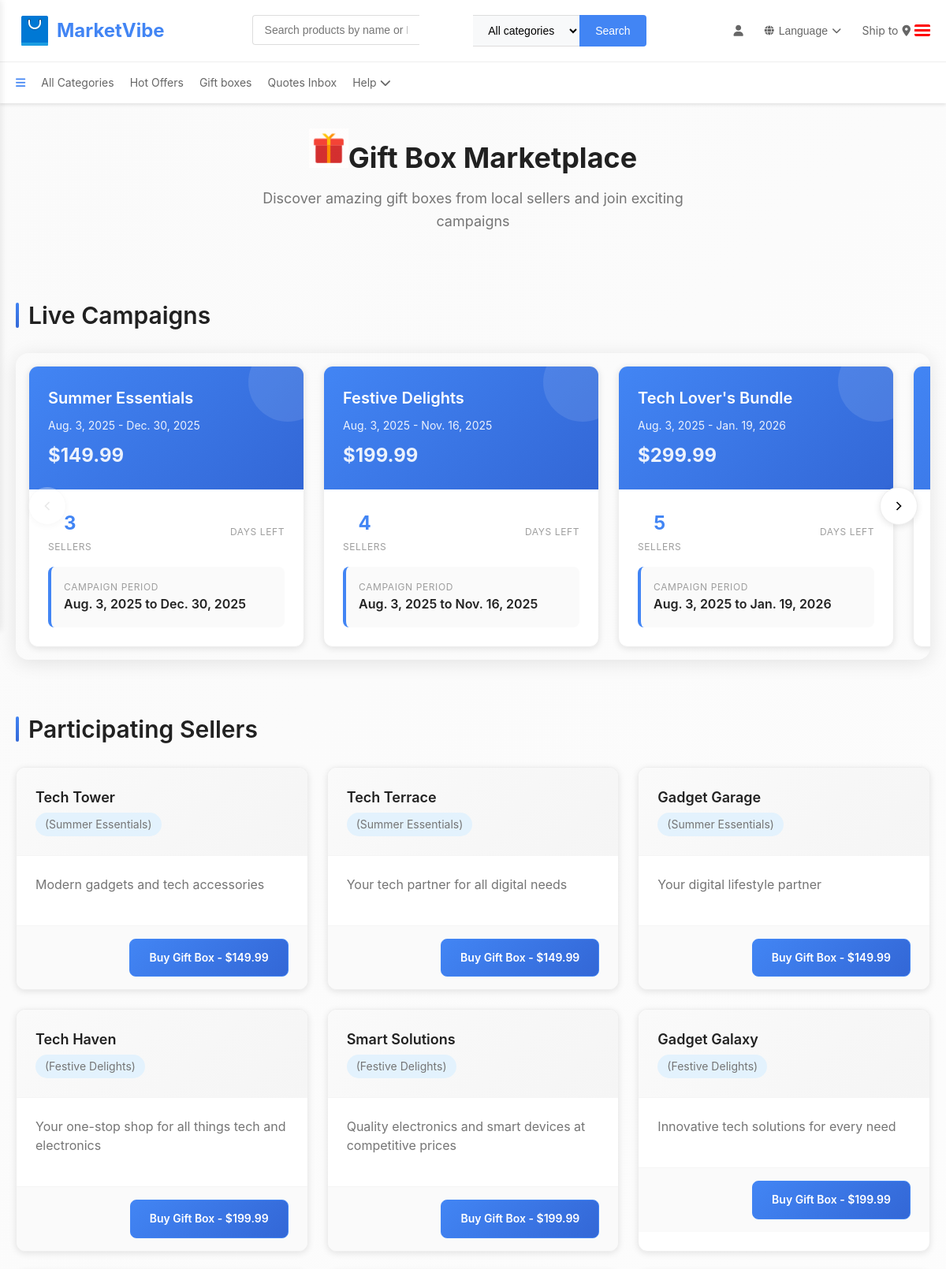
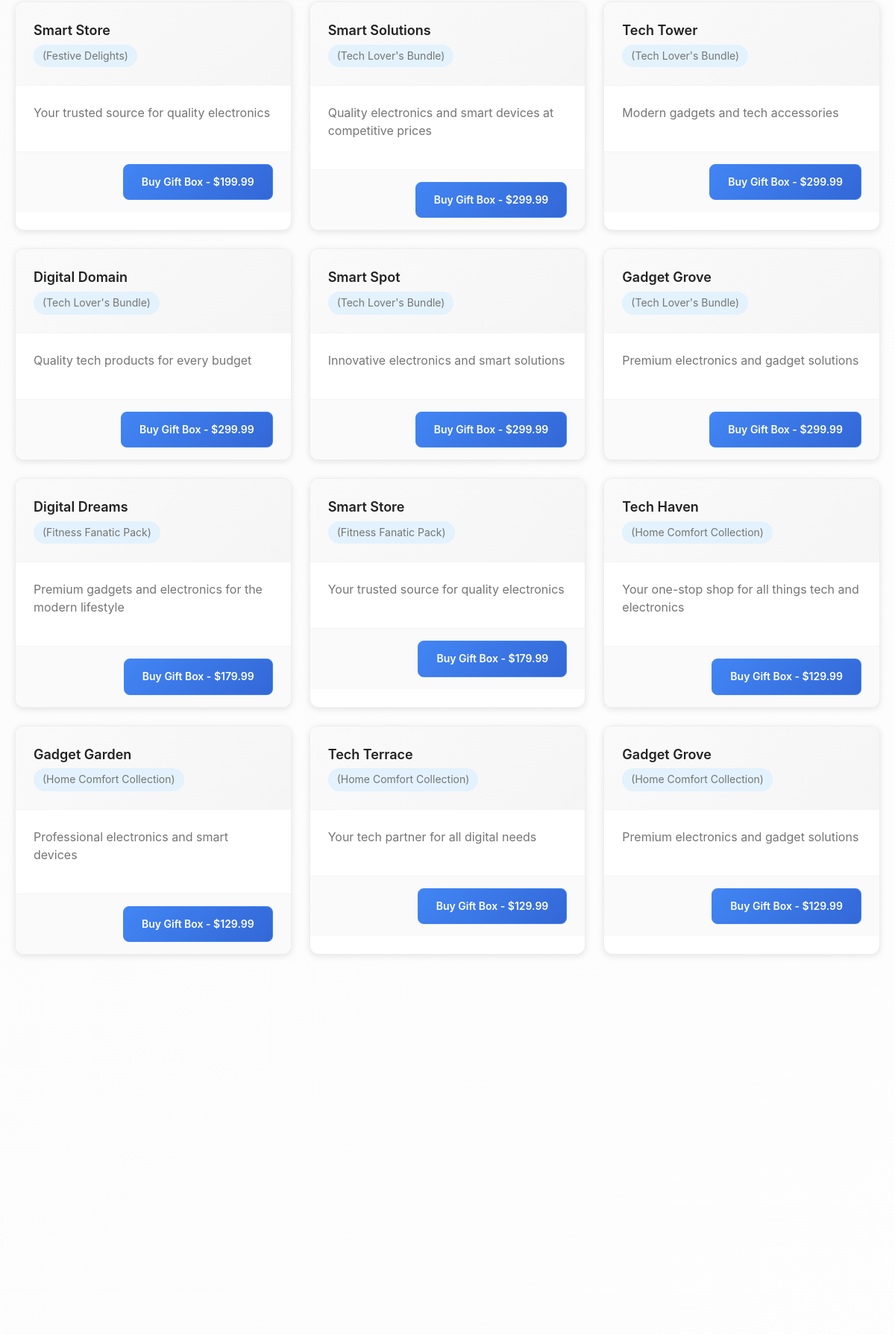
Screenshot of /gift-boxes/ (signed in, upper part) with the database file from the repository (2 pictures, top to bottom).
### seller/models.py (models this page shows, shortened)
class GiftBoxCampaign(models.Model):
    name = models.CharField(max_length=100)
    price = models.DecimalField(max_digits=8, decimal_places=2)
    start_date = models.DateField()
    end_date = models.DateField()
    is_active = models.BooleanField(default=True)

class Seller(models.Model):
    user = models.OneToOneField(User, on_delete=models.CASCADE, null=True, blank=True)
    name = models.CharField(max_length=100)
    email = models.EmailField(unique=True)
    shop_name = models.CharField(max_length=100)
    shop_description = models.TextField(null=True, blank=True)
    address = models.TextField(null=True, blank=True)  # Business address field
    image = models.BinaryField(blank=True, null=True, editable=True)  # Storing image as binary data (BLOB)
    rating = models.FloatField(null=True, blank=True)
    created_at = models.DateTimeField(default=timezone.now)
    updated_at = models.DateTimeField(auto_now=True)
    stripe_account_id = models.CharField(max_length=255, blank=True, null=True)
    def get_image_base64(self):
        """Returns the base64 string to display in templates"""
        if self.image:
            return base64.b64encode(self.image).decode('utf-8')
        return None
    image_data = property(get_image_base64)

### buyer/views.py (the view)
# urls.py: path('gift-boxes/', giftbox_marketplace_view, name='giftbox_marketplace'),
@login_required
def giftbox_marketplace_view(request):
    from django.utils import timezone
    today = timezone.now().date()
    campaigns = GiftBoxCampaign.objects.filter(
        is_active=True,
        end_date__gte=today  # Only show campaigns that haven't expired
    ).order_by('-start_date')
    campaign_data = []
    for campaign in campaigns:
        seller_ids = SellerGiftBoxParticipation.objects.filter(campaign=campaign).values_list('seller_id', flat=True)
        sellers = Seller.objects.filter(id__in=seller_ids)
        campaign_data.append({
            'campaign': campaign,
            'sellers': sellers,
            'seller_count': sellers.count()
        })
    return render(request, 'buyer/giftbox_marketplace.html', {
        'campaigns': campaign_data,
    })

### buyer/context_processors.py (called while the page is built, shortened)
def user_sidebar_data(request):
    context = {
        'user_type': None,
        'buyer': None,
        'seller': None,
        'image_base64': None
    }
    if hasattr(request, 'user') and request.user.is_authenticated:
        try:
            buyer = Buyer.objects.filter(email=request.user.email).first()
        except Buyer.DoesNotExist:
            pass
        try:
            seller = Seller.objects.filter(email=request.user.email).first()
            if seller:
                context.update({
                    'user_type': 'seller',
                    'seller': seller,
                    'image_base64': seller.get_image_base64() if seller.image else None
                })
                return context
        except Seller.DoesNotExist:
            pass
    return context

### buyer/templates/buyer/giftbox_marketplace.html (shortened to what this page needs)
{% extends 'index.html' %}
{% load static %}
{% block content %}
<div class="container" style="margin-bottom: 100px;">
  <div class="page-header">
    <h1 class="page-title"><img style="width: 50px; height: 50px;" src="{% static 'seller/assets/icons8-gift.gif' %}" alt="Gift Box Marketplace">Gift Box Marketplace</h1>
    <p class="page-subtitle">Discover amazing gift boxes from local sellers and join exciting campaigns</p>
  </div>
  {% if campaigns %}
  <div class="campaigns-section">
    <h2 class="section-title">Live Campaigns</h2>
    <div class="carousel-container">
      <button class="carousel-nav prev" aria-label="Previous campaigns">
      </button>
      <div class="carousel-wrapper">
        {% for campaign_data in campaigns %}
        <div class="campaign-card staggered-animation">
          <div class="campaign-header">
            <h3 class="campaign-name">{{ campaign_data.campaign.name }}</h3>
            <div class="campaign-details">
              <div>{{ campaign_data.campaign.start_date }} - {{ campaign_data.campaign.end_date }}</div>
              <div class="campaign-price">${{ campaign_data.campaign.price }}</div>
            </div>
          </div>
          <div class="campaign-body">
            <div class="campaign-stats">
              <div class="stat-item">
                <div class="stat-value">{{ campaign_data.seller_count }}</div>
                <div class="stat-label">Seller{{ campaign_data.seller_count|pluralize }}</div>
              </div>
              <div class="stat-item">
                <div class="stat-label">Days Left</div>
              </div>
            </div>
            <div class="campaign-dates">
              <div class="date-label">Campaign Period</div>
              <div class="date-value">{{ campaign_data.campaign.start_date }} to {{ campaign_data.campaign.end_date }}</div>
            </div>
            </div>
        </div>
        {% endfor %}
      </div>
      <button class="carousel-nav next" aria-label="Next campaigns">
        <svg width="20" height="20" viewBox="0 0 24 24" fill="none" stroke="currentColor" stroke-width="2">
          <path d="M9 18l6-6-6-6"/>
        </svg>
      </button>
    </div>
                </div>
  {% endif %}
  <div class="sellers-section">
    <h2 class="section-title">Participating Sellers</h2>
    {% if campaigns %}
      <div class="sellers-grid">
        {% for campaign_data in campaigns %}
          {% for seller in campaign_data.sellers %}
          <div class="seller-card staggered-animation">
            <div class="seller-header">
              <h3 class="seller-name">{{ seller.shop_name }}</h3>
              <span class="seller-campaign">({{ campaign_data.campaign.name }})</span>
                </div>
            <div class="seller-body">
              <p class="seller-description">
                {{ seller.shop_description|default:"Discover unique gift boxes from this amazing seller." }}
              </p>
                </div>
            <div class="seller-footer">
              <a href="{% url 'buyer:buy_giftbox' seller.id campaign_data.campaign.id %}" class="btn btn-primary">
                Buy Gift Box - ${{ campaign_data.campaign.price }}
              </a>
            </div>
          </div>
          {% endfor %}
            {% endfor %}
        </div>
    {% else %}
      <div class="empty-state">
        <div class="empty-state-icon">🎁</div>
        <h3 class="empty-state-title">No Active Campaigns</h3>
        <p class="empty-state-text">There are no active gift box campaigns at the moment. Check back soon for exciting new campaigns!</p>
      </div>
    {% endif %}
  </div>
</div>
{% endblock %}

### seller/templates/index.html (style rules this page uses)
* { margin: 0; padding: 0; box-sizing: border-box; }
body { font-family: -apple-system, BlinkMacSystemFont, 'Segoe UI', Roboto, Oxygen, Ubuntu, Cantarell, sans-serif; line-height: 1.6; color: #333; background-color: #f8f9fa; }
.container { max-width: 1200px; margin: 0 auto; padding: 0 20px; width: 100%; box-sizing: border-box; }

### rows the page displays
GiftBoxCampaign: campaign.name "Summer Essentials", campaign.start_date "Aug. 3, 2025", campaign.end_date "Dec. 30, 2025", campaign.price "149.99", seller_count "3"
GiftBoxCampaign: campaign.name "Festive Delights", campaign.start_date "Aug. 3, 2025", campaign.end_date "Nov. 16, 2025", campaign.price "199.99", seller_count "4"
GiftBoxCampaign: campaign.name "Tech Lover's Bundle", campaign.start_date "Aug. 3, 2025", campaign.end_date "Jan. 19, 2026", campaign.price "299.99", seller_count "5"
Seller: shop_name "Tech Tower", shop_description "Modern gadgets and tech accessories"
Seller: shop_name "Tech Terrace", shop_description "Your tech partner for all digital needs"
Seller: shop_name "Gadget Garage", shop_description "Your digital lifestyle partner"
Seller: shop_name "Tech Haven", shop_description "Your one-stop shop for all things tech and electronics"
Seller: shop_name "Smart Solutions", shop_description "Quality electronics and smart devices at competitive prices"
Seller: shop_name "Gadget Galaxy", shop_description "Innovative tech solutions for every need"
Seller: shop_name "Smart Store", shop_description "Your trusted source for quality electronics"
Seller: shop_name "Digital Domain", shop_description "Quality tech products for every budget"
Seller: shop_name "Smart Spot", shop_description "Innovative electronics and smart solutions"
Seller: shop_name "Gadget Grove", shop_description "Premium electronics and gadget solutions"
GiftBoxCampaign: campaign.name "Fitness Fanatic Pack", campaign.price "179.99"
Seller: shop_name "Digital Dreams", shop_description "Premium gadgets and electronics for the modern lifestyle"
GiftBoxCampaign: campaign.name "Home Comfort Collection", campaign.price "129.99"
Seller: shop_name "Gadget Garden", shop_description "Professional electronics and smart devices"
